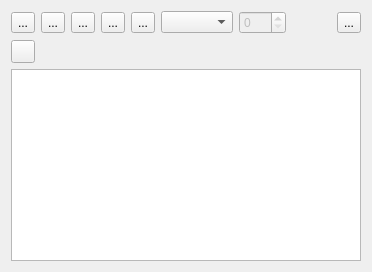
  <widget class="QWidget" name="centralwidget">
   <layout class="QVBoxLayout" name="verticalLayout">
    <item>
     <layout class="QHBoxLayout" name="horizontalLayout_4">
      <item>
       <widget class="QToolButton" name="tbBreak">
        <property name="text">
         <string>...</string>
        </property>
        <property name="icon">
         <iconset resource="../xpeccy.qrc">
          <normaloff>:/images/stop.png</normaloff>:/images/stop.png</iconset>
        </property>
        <property name="popupMode">
         <enum>QToolButton::InstantPopup</enum>
        </property>
       </widget>
      </item>
      <item>
       <widget class="QToolButton" name="tbView">
        <property name="text">
         <string>...</string>
        </property>
        <property name="icon">
         <iconset resource="../xpeccy.qrc">
          <normaloff>:/images/bars.png</normaloff>:/images/bars.png</iconset>
        </property>
        <property name="popupMode">
         <enum>QToolButton::InstantPopup</enum>
        </property>
       </widget>
      </item>
      <item>
       <widget class="QToolButton" name="tbTrace">
        <property name="text">
         <string>...</string>
        </property>
        <property name="icon">
         <iconset resource="../xpeccy.qrc">
          <normaloff>:/images/arrGreen.png</normaloff>:/images/arrGreen.png</iconset>
        </property>
        <property name="popupMode">
         <enum>QToolButton::InstantPopup</enum>
        </property>
       </widget>
      </item>
      <item>
       <widget class="QToolButton" name="tbTool">
        <property name="text">
         <string>...</string>
        </property>
        <property name="icon">
         <iconset resource="../xpeccy.qrc">
          <normaloff>:/images/other.png</normaloff>:/images/other.png</iconset>
        </property>
        <property name="popupMode">
         <enum>QToolButton::InstantPopup</enum>
        </property>
       </widget>
      </item>
      <item>
       <widget class="QToolButton" name="tbDbgOpt">
        <property name="text">
         <string>...</string>
        </property>
        <property name="icon">
         <iconset resource="../xpeccy.qrc">
          <normaloff>:/images/settings.png</normaloff>:/images/settings.png</iconset>
        </property>
        <property name="popupMode">
         <enum>QToolButton::InstantPopup</enum>
        </property>
       </widget>
      </item>
      <item>
       <widget class="QComboBox" name="cbDasmMode"/>
      </item>
      <item>
       <widget class="QSpinBox" name="sbDasmPage">
        <property name="enabled">
         <bool>false</bool>
        </property>
        <property name="maximum">
         <number>255</number>
        </property>
       </widget>
      </item>
      <item>
       <spacer name="horizontalSpacer_3">
        <property name="orientation">
         <enum>Qt::Horizontal</enum>
        </property>
        <property name="sizeHint" stdset="0">
         <size>
          <width>40</width>
          <height>20</height>
         </size>
        </property>
       </spacer>
      </item>
      <item>
       <widget class="QToolButton" name="tbSaveDasm">
        <property name="text">
         <string>...</string>
        </property>
        <property name="icon">
         <iconset resource="../xpeccy.qrc">
          <normaloff>:/images/floppy.png</normaloff>:/images/floppy.png</iconset>
        </property>
        <property name="popupMode">
         <enum>QToolButton::InstantPopup</enum>
        </property>
       </widget>
      </item>
     </layout>
    </item>
    <item>
     <layout class="QHBoxLayout" name="horizontalLayout_5">
      <item>
       <widget class="QToolButton" name="tbRefresh">
        <property name="toolTip">
         <string>Reload snapshot &amp; labels</string>
        </property>
        <property name="text">
         <string/>
        </property>
        <property name="icon">
         <iconset resource="../xpeccy.qrc">
          <normaloff>:/images/refresh.png</normaloff>:/images/refresh.png</iconset>
        </property>
       </widget>
      </item>
      <item>
       <widget class="QLabel" name="labTcount">
        <property name="text">
         <string/>
        </property>
        <property name="alignment">
         <set>Qt::AlignRight|Qt::AlignTrailing|Qt::AlignVCenter</set>
        </property>
       </widget>
      </item>
     </layout>
    </item>
    <item>
     <widget class="xDisasmTable" name="dasmTable">
      <property name="minimumSize">
       <size>
        <width>350</width>
        <height>0</height>
       </size>
      </property>
      <property name="font">
       <font>
        <family>DejaVu Sans Mono</family>
       </font>
      </property>
      <property name="contextMenuPolicy">
       <enum>Qt::CustomContextMenu</enum>
      </property>
      <property name="verticalScrollBarPolicy">
       <enum>Qt::ScrollBarAlwaysOff</enum>
      </property>
      <property name="horizontalScrollBarPolicy">
       <enum>Qt::ScrollBarAlwaysOff</enum>
      </property>
      <property name="tabKeyNavigation">
       <bool>false</bool>
      </property>
      <property name="alternatingRowColors">
       <bool>true</bool>
      </property>
      <property name="selectionMode">
       <enum>QAbstractItemView::SingleSelection</enum>
      </property>
      <property name="showGrid">
       <bool>false</bool>
      </property>
      <property name="wordWrap">
       <bool>true</bool>
      </property>
      <attribute name="horizontalHeaderVisible">
       <bool>false</bool>
      </attribute>
      <attribute name="horizontalHeaderDefaultSectionSize">
       <number>20</number>
      </attribute>
      <attribute name="verticalHeaderVisible">
       <bool>false</bool>
      </attribute>
      <attribute name="verticalHeaderMinimumSectionSize">
       <number>17</number>
      </attribute>
      <attribute name="verticalHeaderDefaultSectionSize">
       <number>17</number>
      </attribute>
     </widget>
    </item>
   </layout>
  </widget>
